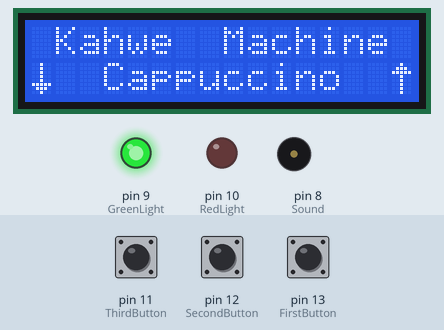
The sketch below on a simulated Arduino Uno, built with avr-gcc and run on an emulated ATmega328P. Parts: 16×2 character LCD, output pins drawn as LEDs (lit = HIGH), buzzer (waves = sounding). The test bench sets the inputs (shaded band); at power-on: pin 11 (ThirdButton) HIGH, pin 12 (SecondButton) LOW, pin 13 (FirstButton) HIGH.

Above: at 1.2 s.
1.3 s: pin 11 (ThirdButton) pulled LOW for 0.15 s
At 1.8 s:
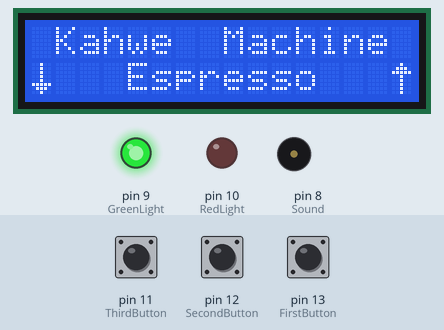
2.9 s: pin 12 (SecondButton) pulled HIGH for 0.15 s
At 3.16 s:
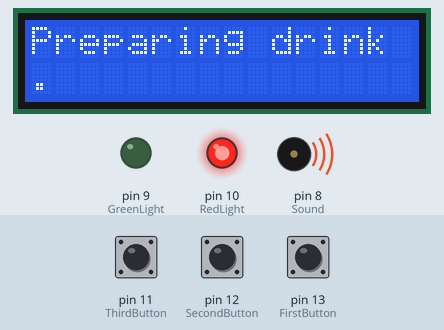
At 20.2 s:
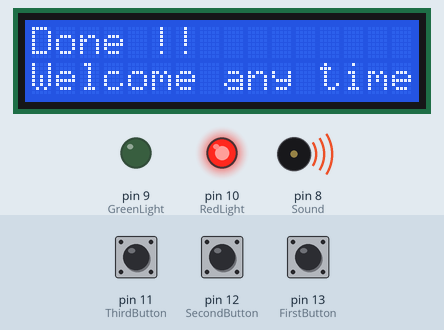
Timing chart, 0 to 24.4 s (numbered marks = the images above; inputs shaded):
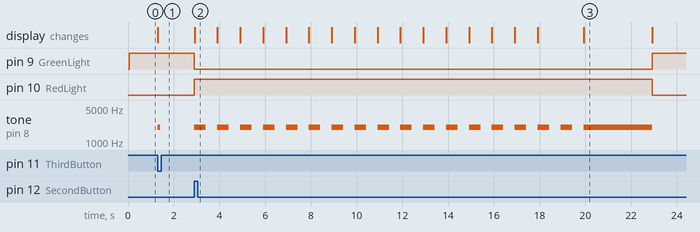

Measured:
- after the input at 1.3 s, tone on pin 8 (Sound): silent → 2000 Hz at once, → silent 0.10 s later; the display: first changes at once (image 1 shows a later state)
- after the input at 2.9 s, pin 9 (GreenLight): HIGH → LOW at once, → HIGH 20.0 s later; pin 10 (RedLight): LOW → HIGH at once, → LOW 20.0 s later; tone on pin 8 (Sound): goes 17 × (2000 Hz 0.51 s, silent 0.50 s), 2000 Hz 3.0 s, then silent, starting at once; the display: changes at once (image 2)

The sketch:

CoffeeMachineSourceCode.ino
```cpp
#include <LiquidCrystal.h>

//INPUTS
#define FirstButton 13
#define SecondButton 12
#define ThirdButton 11

//OUTPUTS
#define RedLight 10
#define GreenLight 9
#define Sound 8

#define drinksNum 6

bool arrowDownButtonPrevState;
bool arrowUpButtonPrevState;

byte upChar[8] = {
  0b00100,
  0b01110,
  0b11111,
  0b00100,
  0b00100,
  0b00100,
  0b00100,
  0b00100
};

byte downChar[8] = {
  0b00100,
  0b00100,
  0b00100,
  0b00100,
  0b00100,
  0b11111,
  0b01110,
  0b00100
};

struct drink {
  char name[12];
  bool acceptsSugar;
};

LiquidCrystal lcd(7, 6, 5, 4, 3, 2);

drink drinks[drinksNum];

int selectedDrinkIndex = -1;
int currentShownDrinkIndex = 3;

void initDrinks(){
  char drinksNames[drinksNum][20] = {
   "Coffee",
   "Tea",
   "Latte",
   "Cappuccino",
   "Espresso",
   "Water"
  };

  bool drinksSugarVal[drinksNum] = {
   true,
   true,
   true,
   true,
   true,
   false
  };
  for(int i = 0 ; i < drinksNum ; i++){
    struct drink d;
    strcpy(d.name, drinksNames[i]);
    d.acceptsSugar = drinksSugarVal[i];
    drinks[i] = d;
  }
}

void setup()
{
  lcd.begin(16, 2);
  lcd.createChar(0, downChar);
  lcd.createChar(1, upChar);

  pinMode(FirstButton, INPUT_PULLUP);
  pinMode(SecondButton, INPUT);
  pinMode(ThirdButton, INPUT_PULLUP);

  pinMode(RedLight, OUTPUT);
  pinMode(GreenLight, OUTPUT);
  pinMode(Sound, OUTPUT);

  arrowDownButtonPrevState = digitalRead(FirstButton);
  arrowUpButtonPrevState = digitalRead(ThirdButton);

  initDrinks();
}

void loop()
{
  if(selectedDrinkIndex == -1){
    chooseDrinkState();
    readArrowsButtons();
  } else {
    digitalWrite(GreenLight, LOW);
    digitalWrite(RedLight, HIGH);
    askForSugarState();
    prepareDrinkState();
    digitalWrite(RedLight, LOW);
  }
}

void chooseDrinkState(){
  digitalWrite(GreenLight, HIGH);
  lcd.setCursor(0, 0);
  lcd.print(" Kahwe  Machine ");
  lcd.setCursor(0, 1);
  lcd.write((byte)0);
  lcd.setCursor(15, 1);
  lcd.write((byte)1);
  int len = strlen(drinks[currentShownDrinkIndex].name);
  lcd.setCursor((14 - len) / 2 + 1, 1);
  lcd.print(drinks[currentShownDrinkIndex].name);
}

void readArrowsButtons(){
  if(digitalRead(SecondButton)){
    selectedDrinkIndex = currentShownDrinkIndex;
    tone(Sound, 2000, 100);
    return;
  }

  bool arrowDownButtonCurrentState = digitalRead(FirstButton);
  bool arrowUpButtonCurrentState = digitalRead(ThirdButton);

 if (arrowDownButtonCurrentState == LOW
     && arrowDownButtonPrevState == HIGH)
  {
   currentShownDrinkIndex--;
   if(currentShownDrinkIndex < 0)
     currentShownDrinkIndex = drinksNum - 1;
   tone(Sound, 2000, 100);
   lcd.clear();
  }

  if (arrowUpButtonCurrentState == LOW
     && arrowUpButtonPrevState == HIGH)
  {
   currentShownDrinkIndex++;
   if(currentShownDrinkIndex >= drinksNum)
     currentShownDrinkIndex = 0;
   tone(Sound, 2000, 100);
   lcd.clear();
  }

  arrowDownButtonPrevState = digitalRead(FirstButton);
  arrowUpButtonPrevState = digitalRead(ThirdButton);
}

void askForSugarState(){
  if(!drinks[selectedDrinkIndex].acceptsSugar){
    return;
  }
  lcd.clear();
  int len = strlen(drinks[selectedDrinkIndex].name);
  lcd.setCursor((16 - len) / 2 + 1, 0);
  lcd.print(drinks[selectedDrinkIndex].name);

  lcd.setCursor(0, 1);
  lcd.write((byte)0);
  lcd.setCursor(15, 1);
  lcd.write((byte)1);

  len = strlen("Needs Sugar?");
  lcd.setCursor((14 - len) / 2 + 1, 1);
  lcd.print("Needs Sugar?");
  while(!digitalRead(FirstButton) && !digitalRead(ThirdButton));
  tone(Sound, 2000, 100);
}

void prepareDrinkState(){
  lcd.clear();
  lcd.setCursor(0,0);
  lcd.print("Preparing drink");
  int i = 0;
  while(i <= 16){
    lcd.setCursor(i++, 1);
    lcd.print(".");
    tone(Sound, 2000, 500);
    delay(1000);
  }
  lcd.clear();
  lcd.setCursor(0, 0);
  lcd.print("Done !!");
  lcd.setCursor(0, 1);
  lcd.print("Welcome any time");
  tone(Sound, 2000);
  delay(3000);
  noTone(Sound);
  lcd.clear();
  selectedDrinkIndex = -1;
  currentShownDrinkIndex = 0;
}
```
